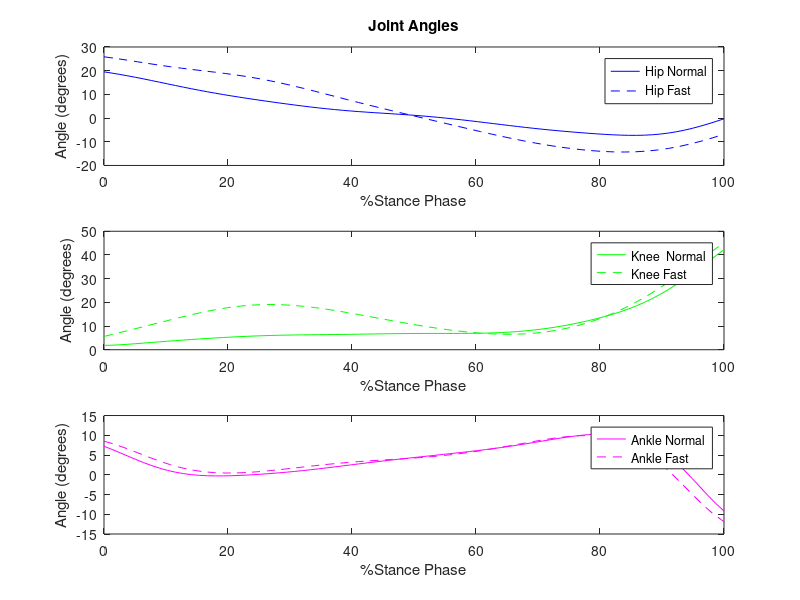
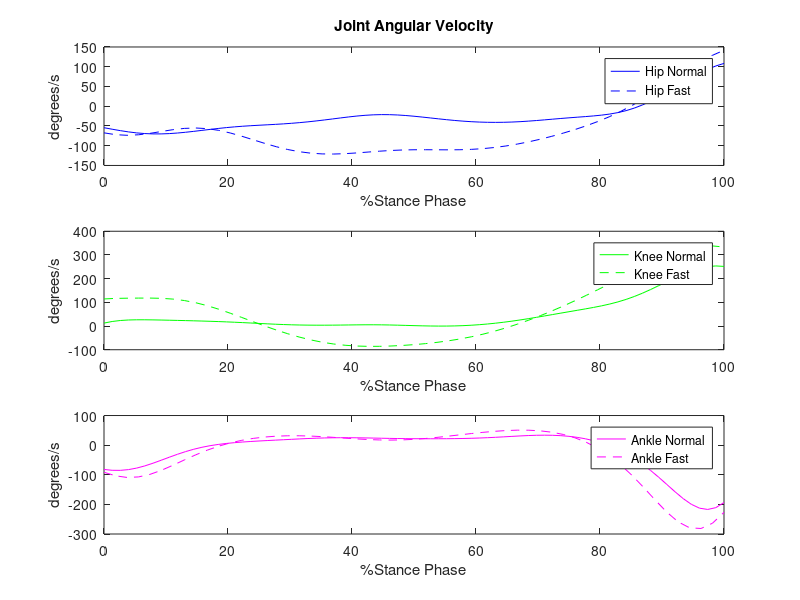
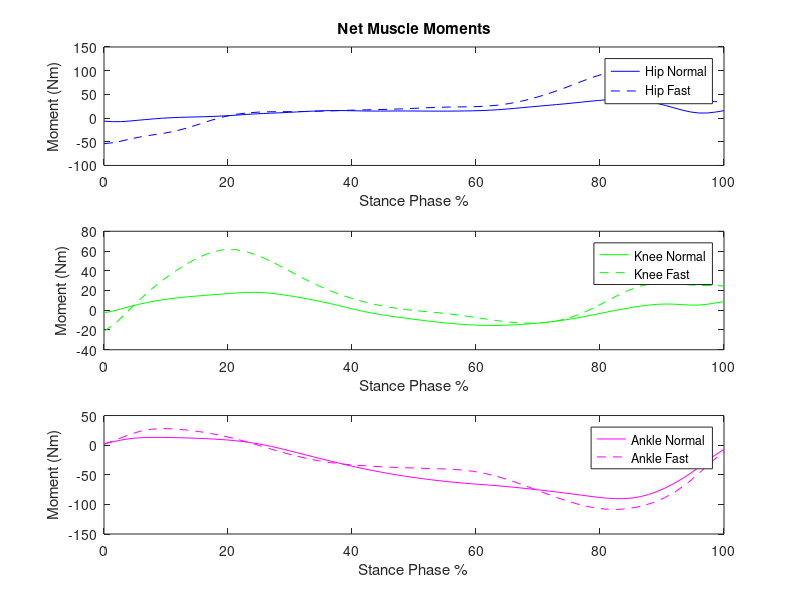

Recreate these plots in MATLAB, in order.
%% Biomechanics Gait Analysis Lab
%% Summary of Code
%This script calculates the joint angles, velocities, and moments of a
%subject throughout his stance phase using motion capture data and a force 
%plate. These claculations are made for three sets of movement data: when 
%the subject is walking, fast walking, and jogging.
%% Import the data from the walk trial  
clear all
load('normal03.mat')

%Downsample the data
digitaldata = downsample(digitaldata, 10);
COP = downsample(COP, 10);

%Apply Butterworth filter to remove high frequency noise from data
[a,b] = butter(2, 10/50);
[c,d] = butter(2, 5/50);
digitalDataFilt = filtfilt(a,b, digitaldata);
COP_filt = filtfilt(a,b,COP);
markerPositionFilt = filtfilt(c,d, markerposition);

%Ground Reaction Forces
grf = zeros(283,6);
F_M = digitalDataFilt;
grf(:,1) = -F_M(:,1);
grf(:,2) = -F_M(:,2);
grf(:,3) = -F_M(:,3);
grf(:,4) = -F_M(:,4);
grf(:,5) = -F_M(:,5);
grf(:,6) = -F_M(:,6);

%Acquire Center of Pressure in Meters
COP = COP_filt/1000;

%Acquire joint positions from the marker position matrix
RANKLE = markerPositionFilt(:, 1:3)/1000;
RTIP = markerPositionFilt(:, 4:6)/1000;
RHEEL = markerPositionFilt(:, 7:9)/1000;
RKNEE = markerPositionFilt(:, 10:12)/1000;
RTROCH = markerPositionFilt(:, 13:15)/1000;
LANKLE = markerPositionFilt(:, 16:18)/1000;
LTIP = markerPositionFilt(:, 19:21)/1000;
LHEEL = markerPositionFilt(:, 22:24)/1000;
LKNEE = markerPositionFilt(:, 25:27)/1000;
LTROCH = markerPositionFilt(:, 28:30)/1000;
RSHLDR = markerPositionFilt(:, 31:33)/1000;
LSHLDR = markerPositionFilt(:, 34:36)/1000;
RBACK = markerPositionFilt(:, 37:39)/1000;

%% Segment Angles for Walk(deg)

%Determine the range of one gait cycle of the subject from visual
%inspection
shift = 98;
finish = 177;
L = finish - shift;
stancePhase = 100.*([0:L-1]./(L-1));

%Initialize the segment angles
theta_foot = zeros(L-1,1);
theta_trunk = zeros(L-1,1);
theta_shank = zeros(L-1,1);
theta_thigh = zeros(L-1,1);

%Calculate the segment angles of the right leg utilizing the positions of
%the joints
for i = shift+1:finish
    
    theta_trunk(i-shift) = atand((RSHLDR(i,3) - RTROCH(i,3))/(RSHLDR(i,1)-RTROCH(i,1)));
    if theta_trunk(i-shift) <0
        theta_trunk(i-shift) = 180 + theta_trunk(i-shift);
    end
    theta_thigh(i-shift) = atand((RTROCH(i,3) -RKNEE(i,3))/(RTROCH(i,1)-RKNEE(i,1)));
    if theta_thigh(i-shift) <0
        theta_thigh(i-shift) = 180 + theta_thigh(i-shift);
    end
    theta_shank(i-shift) = atand((RKNEE(i,3) - RANKLE(i,3))/(RKNEE(i,1)- RANKLE(i,1)));
    if theta_shank(i-shift) <0
        theta_shank(i-shift) = 180 + theta_shank(i-shift);
    end
    theta_foot(i-shift) = 180 + atand((RHEEL(i, 3) - RTIP(i,3))/(RHEEL(i,1) -  RTIP(i,1)));
    
end



%% Joint Angles for Walk(deg)
%Joint Angles are calculated using the segment angles
theta_ankle = theta_foot - theta_shank - 90;
theta_hip = theta_thigh - theta_trunk;
theta_knee = theta_thigh - theta_shank;

%% Joint Angular Velocity for Walk(deg/s)

%Define new stance phase. This will be 2 indices shorter because due to the
%numerical derivative calculation
L2 = L-2;
stancePhase2 = ([0:L2-1]./(L2-1)).*100;

%Initialize angular velocity arrays
knee_avg = zeros(L2,1);
hip_avg = zeros(L2,1);
ankle_avg = zeros(L2,1);

%Calculate angular velocities as the chanage in jonit angle over two steps
for i = 1:L2
    knee_avg(i) = ((theta_knee(i+2) - theta_knee(i))/2)*100; 
    hip_avg(i) = ((theta_hip(i+2) - theta_hip(i))/2)*100;
    ankle_avg(i) = ((theta_ankle(i+2) - theta_ankle(i))/2)*100;
end


%% Anthopometry for Walk
%The mass of the subject was measured and then the masses of the thigh,
%shank and foot were estimated
body_mass = 63; %Kg
thigh_m = .1416*body_mass;
shank_m = .0433*body_mass;
foot_m = .0137*body_mass;

%Determine the length of each segment using the average distance between
%the joint marker readings
thighLength = mean(((RTROCH(:,3) - RKNEE(:,3)).^2 + (RTROCH(:,1) - RKNEE(:,1)).^2).^.5);
shankLength = mean(((RKNEE(:,3) - RANKLE(:,3)).^2 + (RKNEE(:,1) - RANKLE(:,1)).^2).^.5);
footLength = mean(((RHEEL(:,3) - RTIP(:,3)).^2 + (RHEEL(:,1) - RTIP(:,1)).^2).^.5);

%Center of mass location along each segment is estimated 
%using literature values
thighCOM_p = thighLength*.4095;
shankCOM_p = shankLength*.4459;
footCOM_p = .4415*footLength;



%% Location of Center Of Mass for Walk

%Inititialize 
thigh_COM = zeros(L, 2);
shank_COM = zeros(L,2);
foot_COM = zeros(L,2);

%Calculate the location of Center Of Mass during the gait cycle
for i = 1:L
    thigh_COM(i,1) = RTROCH(i+shift,1) - thighCOM_p.*cosd(theta_thigh(i));
    thigh_COM(i,2) = RTROCH(i+shift,3) - thighCOM_p.*sind(theta_thigh(i));
    foot_COM(i,1) = RHEEL(i+shift,1) - footCOM_p.*cosd(theta_foot(i));
    foot_COM(i,2) = RHEEL(i+shift,3) - footCOM_p.*sind(theta_foot(i));
    shank_COM(i,1) = RKNEE(i+shift,1) - shankCOM_p.*cosd(theta_shank(i));
    shank_COM(i,2) = RKNEE(i+shift,3) - shankCOM_p.*sind(theta_shank(i));
end

%% Moment of Inertia and Radius of Gyration 

%Radius of Gyration values found from literature (m)
thigh_r = 0.389*thighLength;
shank_r = .249*shankLength;
foot_r = .245*footLength;

%Moment of Intertia (Kgm^2)
thigh_I = thigh_m*(thigh_r^2);
shank_I = shank_m*(shank_r^2);
foot_I = foot_m*(foot_r^2);

%% Linear Velocity/Acceletation for Walk(m/s and m/s^2)

%Create new stance phase for the acceleration arrays
L3 = L2 - 2;
stancePhase3 = 100.*[0:L3-1]./(L3-1);

%Initialize the linear velocity arrays for each segment
shank_COM_lv = zeros(L2,2);
foot_COM_lv = zeros(L2,2);
thigh_COM_lv = zeros(L2,2);

%Calculate linear velocities of each segment
for i = 1:L2
    shank_COM_lv(i,:) = ((shank_COM(i+2,:) - shank_COM(i,:))/2)*100;
    foot_COM_lv(i,:) = ((foot_COM(i+2,:) - foot_COM(i,:))/2)*100;
    thigh_COM_lv(i,:) = ((thigh_COM(i+2,:) - thigh_COM(i,:))/2)*100;
end

%Initialize linear accerlation arrays for each segment
shank_COM_la = zeros(L3,2);
foot_COM_la = zeros(L3,2);
thigh_COM_la = zeros(L3,2);

%Calculate linear acceleration of each segment
for i = 1:L3
    shank_COM_la(i,:) = ((shank_COM_lv(i+2,:) - shank_COM_lv(i,:))/2)*100;
    foot_COM_la(i,:) = ((foot_COM_lv(i+2,:) - foot_COM_lv(i,:))/2)*100;
    thigh_COM_la(i,:) = ((thigh_COM_lv(i+2,:) - thigh_COM_lv(i,:))/2)*100;
end

%% Angular Acceleration for Walk(deg/s^2)

%Initialize angular velocity vectors
shank_COM_aa = zeros(L2,1);
foot_COM_aa= zeros(L2,1);
thigh_COM_aa = zeros(L2,1);

%Calculate angular velocity
for i=1:L2
    shank_COM_aa(i)=((theta_shank(i+2)+theta_shank(i)-2*theta_shank(i+1))/1)*pi/180*10000;
    foot_COM_aa(i)=((theta_foot(i+2)+theta_foot(i)-2*theta_foot(i+1))/1)*pi/180*10000;
    thigh_COM_aa(i)=((theta_thigh(i+2)+theta_thigh(i)-2*theta_thigh(i+1))/1)*pi/180*10000;
end

%% Define the Reaction Forces and Segment Weights for Walk

%Making Indices Align
zReaction = grf(101:175,3);
xReaction = grf(101:175,1);
COPReaction = COP(101:175,1);

%Define weights of each segment
footWeight = foot_m*9.814;
thighWeight = thigh_m*9.814;
shankWeight = shank_m*9.814;

%Make the indices align with the reaction force data
thigh_COM = thigh_COM(3:length(thigh_COM)-2, :);
foot_COM = foot_COM(3:length(foot_COM)-2, :);
shank_COM = shank_COM(3:length(shank_COM)-2, :);

foot_COM_aa = foot_COM_aa(2:length(foot_COM_aa)-1);
thigh_COM_aa = thigh_COM_aa(2:length(shank_COM_aa)-1);
shank_COM_aa = shank_COM_aa(2:length(shank_COM_aa)-1);

RANKLE2 = RANKLE(101:175, 1:3);
RTROCH2 = RTROCH(101:175, 1:3);
RKNEE2 = RKNEE(101:175, 1:3);

%% Inverse Dynamics for Walk

%Moment and joint reaction force of foot
RzFoot = -1.*zReaction + foot_COM_la(:,2).*foot_m + footWeight;
RxFoot = -1.*xReaction + foot_COM_la(:,1).*foot_m + footWeight;
MFoot = foot_I.*foot_COM_aa + zReaction.*(foot_COM(:,1) - COPReaction) + RzFoot.*(foot_COM(:,1)-RANKLE2(:,1)) + -1.*RxFoot.*(0 - RANKLE2(:,3));

%Initialize array for moment and joint reaction force of the knee
MKnee = zeros(L3,1);
RxKnee = zeros(L3,1);
RzKnee = zeros(L3,1);

%Calculate the moment and joint reaction forces of the knee
for i = 1:L3
    if theta_shank(i) > 0
        RzKnee(i) = shank_COM_la(i,2)*shank_m + RzFoot(i) + shankWeight;
        RxKnee(i) = shank_COM_la(i,1)*shank_m + RxFoot(i);
        MKnee(i) = shank_I*shank_COM_aa(i) + -1*RzFoot(i)*(shank_COM(i,1) - RANKLE2(i,1)) + RxFoot(i)*(shank_COM(i,2)- RANKLE2(i,3)) + MFoot(i) + RxKnee(i)*-1*(shank_COM(i,2)- RKNEE2(i,3)) + RzKnee(i)*(shank_COM(i,1) -RKNEE2(i,1));
    else
        RzKnee(i) = shank_COM_la(i,2)*shank_m + RzFoot(i) + shankWeight;
        RxKnee(i) = shank_COM_la(i,1)*shank_m + RxFoot(i);
        MKnee(i) = shank_I*shank_COM_aa(i)+RzFoot(i)*(shank_COM(i,1) - RANKLE2(i,1)) + RxFoot(i)*(shank_COM(i,2)- RANKLE2(i,3)) + MFoot(i) + RxKnee(i)*-1*(shank_COM(i,2)- RKNEE2(i,3)) + -1*RzKnee(i)*(shank_COM(i,1) -RKNEE2(i,1));
    end
end

%Initialize hip moment and joint reaction forces
MHip = zeros(L3,1);
RxHip= zeros(L3,1);
RzHip= zeros(L3,1);

%Calculate hip moment and joint reaction forces
for i = 1:L3
    if theta_thigh(i) > 0
        RzHip(i) = thigh_COM_la(i,2)*thigh_m + RzKnee(i) + thighWeight;
        RxHip(i) = thigh_COM_la(i,1)*thigh_m + RxKnee(i);
        MHip(i) = thigh_I*thigh_COM_aa(i) -1*RzKnee(i)*(thigh_COM(i,1) - RKNEE2(i,1)) + RxKnee(i)*(thigh_COM(i,2)- RKNEE2(i,3)) + MKnee(i) + -1*RxHip(i)*(thigh_COM(i,2)- RTROCH2(i,3)) + RzHip(i)*(thigh_COM(i,1) -RTROCH2(i,1));
    else
        RzHip(i) = thigh_COM_la(i,2)*thigh_m + RzKnee(i) + thighWeight;
        RxHip(i) = thigh_COM_la(i,1)*thigh_m + RxKnee(i);
        MHip(i) = thigh_I*thigh_COM_aa(i)+ -1*RzKnee(i)*(thigh_COM(i,1) - RKNEE2(i,1)) + RxKnee(i)*(thigh_COM(i,2)- RKNEE2(i,3)) + MKnee(i) + -1*RxHip(i)*(thigh_COM(i,2)- RTROCH2(i,3)) + RzHip(i)*(thigh_COM(i,1) -RTROCH2(i,1));
    end
end


%% Import the data for the Fast Walk Trial 

load('fast03.mat')

%Downsample the Data
digitaldata = downsample(digitaldata, 10);
COP = downsample(COP, 10);

%Remove high frequency noise from data with butterworth filter
[a,b] = butter(2, 10/50);
[c,d] = butter(2, 5/50);
digitalDataFilt = filtfilt(a,b, digitaldata);
COP_filt = filtfilt(a,b,COP);
markerPositionFilt = filtfilt(c,d, markerposition);

%Ground Reaction Forces
grf = zeros(length(digitalDataFilt),6);
F_M = digitalDataFilt;
grf(:,1) = -F_M(:,1);
grf(:,2) = -F_M(:,2);
grf(:,3) = -F_M(:,3);
grf(:,4) = -F_M(:,4);
grf(:,5) = -F_M(:,5);
grf(:,6) = -F_M(:,6);

%Acquire center of pressure in meters
COP = COP_filt/1000;

%Extract each marker position array frmo marker position matrix
RANKLE = markerPositionFilt(:, 1:3)/1000;
RTIP = markerPositionFilt(:, 4:6)/1000;
RHEEL = markerPositionFilt(:, 7:9)/1000;
RKNEE = markerPositionFilt(:, 10:12)/1000;
RTROCH = markerPositionFilt(:, 13:15)/1000;
LANKLE = markerPositionFilt(:, 16:18)/1000;
LTIP = markerPositionFilt(:, 19:21)/1000;
LHEEL = markerPositionFilt(:, 22:24)/1000;
LKNEE = markerPositionFilt(:, 25:27)/1000;
LTROCH = markerPositionFilt(:, 28:30)/1000;
RSHLDR = markerPositionFilt(:, 31:33)/1000;
LSHLDR = markerPositionFilt(:, 34:36)/1000;
RBACK = markerPositionFilt(:, 37:39)/1000;

%% Segment Angles for Fast Walk(deg)

%Determine the range of one gait cycle of the subject from visual
%inspection
top = 124;
bottom = 68;
L = top - bottom +1;
shift = bottom-1;
stancePhaseF = 100.*([0:L-1]./(L-1));

%Initialize segment angles
theta_foot = zeros(L,1);
theta_trunk = zeros(L,1);
theta_shank = zeros(L,1);
theta_thigh = zeros(L,1);

%Calculate segment angles
for i = bottom:top
    
    theta_trunk(i-shift) = atand((RSHLDR(i,3) - RTROCH(i,3))/(RSHLDR(i,1)-RTROCH(i,1)));
    if theta_trunk(i-shift) <0
        theta_trunk(i-shift) = 180 + theta_trunk(i-shift);
    end
    theta_thigh(i-shift) = atand((RTROCH(i,3) -RKNEE(i,3))/(RTROCH(i,1)-RKNEE(i,1)));
    if theta_thigh(i-shift) <0
        theta_thigh(i-shift) = 180 + theta_thigh(i-shift);
    end
    theta_shank(i-shift) = atand((RKNEE(i,3) - RANKLE(i,3))/(RKNEE(i,1)- RANKLE(i,1)));
    if theta_shank(i-shift) <0
        theta_shank(i-shift) = 180 + theta_shank(i-shift);
    end
    theta_foot(i-shift) = 180 + atand((RHEEL(i, 3) - RTIP(i,3))/(RHEEL(i,1) -  RTIP(i,1)));
    
end

%% Joint Angles for Fast Walk(deg)

%Calculate joint angles
theta_ankleF = theta_foot - theta_shank - 90;
theta_hipF = theta_thigh - theta_trunk;
theta_kneeF = theta_thigh - theta_shank;


%% Angular Velocity for Fast Walk(deg/sec)

%Define new stance phase for derivative calculation
L2 = L-2;
stancePhase2F = ([0:L2-1]./(L2-1)).*100;

%Initialize the angular velocity arrays
knee_avgF = zeros(L2,1);
hip_avgF = zeros(L2,1);
ankle_avgF = zeros(L2,1);

%Calculate joint angular velocities
for i = 1:L2
    knee_avgF(i) = ((theta_kneeF(i+2) - theta_kneeF(i))/2)*100; 
    hip_avgF(i) = ((theta_hipF(i+2) - theta_hipF(i))/2)*100;
    ankle_avgF(i) = ((theta_ankleF(i+2) - theta_ankleF(i))/2)*100;
end


%% Anthopometry for Fast Walk
%Find the length of each segment using the average length betwene joints
thighLength = mean(((RTROCH(:,3) - RKNEE(:,3)).^2 + (RTROCH(:,1) - RKNEE(:,1)).^2).^.5);
shankLength = mean(((RKNEE(:,3) - RANKLE(:,3)).^2 + (RKNEE(:,1) - RANKLE(:,1)).^2).^.5);
footLength = mean(((RHEEL(:,3) - RTIP(:,3)).^2 + (RHEEL(:,1) - RTIP(:,1)).^2).^.5);

%Center of mass of ecah segment angle from literature values
thighCOM_p = thighLength*.4095;
shankCOM_p = shankLength*.4459;
footCOM_p = .4415*footLength;

%% Location of Center Of Mass for Fast Walk

%Inititialize center os mass arrays
thigh_COM = zeros(L, 2);
shank_COM = zeros(L,2);
foot_COM = zeros(L,2);

%Calculate the location of the center of mass during the stance phase
for i = 1:L
    thigh_COM(i,1) = RTROCH(i+shift,1) - thighCOM_p.*cosd(theta_thigh(i));
    thigh_COM(i,2) = RTROCH(i+shift,3) - thighCOM_p.*sind(theta_thigh(i));
    foot_COM(i,1) = RHEEL(i+shift,1) - footCOM_p.*cosd(theta_foot(i));
    foot_COM(i,2) = RHEEL(i+shift,3) - footCOM_p.*sind(theta_foot(i));
    shank_COM(i,1) = RKNEE(i+shift,1) - shankCOM_p.*cosd(theta_shank(i));
    shank_COM(i,2) = RKNEE(i+shift,3) - shankCOM_p.*sind(theta_shank(i));
end
%% Linear Velocity/Acceletation for Fast Walk(m/s and m/s^2)

%Define new stance phase for the acceleration calculations
L3 = L2 - 2;
stancePhase3F = 100.*[0:L3-1]./(L3-1);

%Inititialize linear velocity arrays for segments
shank_COM_lv = zeros(L2,2);
foot_COM_lv = zeros(L2,2);
thigh_COM_lv = zeros(L2,2);

%Calculate segment linar velocities 
for i = 1:L2
    shank_COM_lv(i,:) = ((shank_COM(i+2,:) - shank_COM(i,:))/2)*100;
    foot_COM_lv(i,:) = ((foot_COM(i+2,:) - foot_COM(i,:))/2)*100;
    thigh_COM_lv(i,:) = ((thigh_COM(i+2,:) - thigh_COM(i,:))/2)*100;
end

%Initialize linear accleration arrays for segments
shank_COM_la = zeros(L3,2);
foot_COM_la = zeros(L3,2);
thigh_COM_la = zeros(L3,2);

%Calculate linear velocities for segments
for i = 1:L3
    shank_COM_la(i,:) = ((shank_COM_lv(i+2,:) - shank_COM_lv(i,:))/2)*100;
    foot_COM_la(i,:) = ((foot_COM_lv(i+2,:) - foot_COM_lv(i,:))/2)*100;
    thigh_COM_la(i,:) = ((thigh_COM_lv(i+2,:) - thigh_COM_lv(i,:))/2)*100;
end

%% Angular Acceleration for Fast Walk(deg/s)

%Initialize angular acceleration arrays for segments
shank_COM_aa = zeros(L2,1);
foot_COM_aa= zeros(L2,1);
thigh_COM_aa = zeros(L2,1);

%Calculate angular accelerations of segments
for i=1:L2
    shank_COM_aa(i)=((theta_shank(i+2)+theta_shank(i)-2*theta_shank(i+1))/1)*pi/180*10000;
    foot_COM_aa(i)=((theta_foot(i+2)+theta_foot(i)-2*theta_foot(i+1))/1)*pi/180*10000;
    thigh_COM_aa(i)=((theta_thigh(i+2)+theta_thigh(i)-2*theta_thigh(i+1))/1)*pi/180*10000;
end

%% Defining the Reaction Forces and Segment Weights for Fast Walk

%Making Indices of reaction forces align
zReaction = grf(bottom+2:top-2,3);
xReaction = grf(bottom+2:top-2,1);
COPReaction = COP(bottom+2:top-2,1);

%Make the indices align with the reaction force data
thigh_COM = thigh_COM(3:length(thigh_COM)-2, :);
foot_COM = foot_COM(3:length(foot_COM)-2, :);
shank_COM = shank_COM(3:length(shank_COM)-2, :);

foot_COM_aa = foot_COM_aa(2:length(foot_COM_aa)-1);
thigh_COM_aa = thigh_COM_aa(2:length(shank_COM_aa)-1);
shank_COM_aa = shank_COM_aa(2:length(shank_COM_aa)-1);

RANKLE2 = RANKLE(bottom+2:top-2, 1:3);
RTROCH2 = RTROCH(bottom+2:top-2, 1:3);
RKNEE2 = RKNEE(bottom+2:top-2, 1:3);

%% Inverse Dynamics for Fast Walk

%Moment and Joint reaction forces of foot
RzFoot = -1.*zReaction + foot_COM_la(:,2).*foot_m + footWeight;
RxFoot = -1.*xReaction + foot_COM_la(:,1).*foot_m + footWeight;
MFootF = foot_I.*foot_COM_aa + zReaction.*(foot_COM(:,1) - COPReaction) + RzFoot.*(foot_COM(:,1)-RANKLE2(:,1)) + -1.*RxFoot.*(0 - RANKLE2(:,3));

%Initialize moment and joint reaction forces of knee
MKneeF = zeros(L3,1);
RxKnee = zeros(L3,1);
RzKnee = zeros(L3,1);

%Moment and Joint reaction forces of knee
for i = 1:L3
    RzKnee(i) = shank_COM_la(i,2)*shank_m + RzFoot(i) + shankWeight;
    RxKnee(i) = shank_COM_la(i,1)*shank_m + RxFoot(i);
    MKneeF(i) = shank_I*shank_COM_aa(i) + -1*RzFoot(i)*(shank_COM(i,1) - RANKLE2(i,1)) + RxFoot(i)*(shank_COM(i,2)- RANKLE2(i,3)) + MFootF(i) + RxKnee(i)*-1*(shank_COM(i,2)- RKNEE2(i,3)) + RzKnee(i)*(shank_COM(i,1) -RKNEE2(i,1));
end

%Initialize moment and joint reaction forces for thigh
MHipF = zeros(L3,1);
RxHip = zeros(L3,1);
RzHip = zeros(L3,1);

%Calculate thigh moment and joint reaction forces
for i = 1:L3
    RzHip(i) = thigh_COM_la(i,2)*thigh_m + RzKnee(i) + thighWeight;
    RxHip(i) = thigh_COM_la(i,1)*thigh_m + RxKnee(i);
    MHipF(i) = thigh_I*thigh_COM_aa(i) -1*RzKnee(i)*(thigh_COM(i,1) - RKNEE2(i,1)) + RxKnee(i)*(thigh_COM(i,2)- RKNEE2(i,3)) + MKneeF(i) + -1*RxHip(i)*(thigh_COM(i,2)- RTROCH2(i,3)) + RzHip(i)*(thigh_COM(i,1) -RTROCH2(i,1));
end

%% Import the Data from the Jog Trial 

load('jogging09.mat')

%Downsample the data 
digitaldata = downsample(digitaldata, 10);
COP = downsample(COP, 10);

%Remove hgh frequency noise with butterworth filter
[a,b] = butter(2, 10/50);
[c,d] = butter(2, 5/50);
digitalDataFilt = filtfilt(a,b, digitaldata);
COP_filt = filtfilt(a,b,COP);
markerPositionFilt = filtfilt(c,d, markerposition);

%Ground Reaction Forces
grf = zeros(length(digitalDataFilt),6);
F_M = digitalDataFilt;
grf(:,1) = -F_M(:,1);
grf(:,2) = -F_M(:,2);
grf(:,3) = -F_M(:,3);
grf(:,4) = -F_M(:,4);
grf(:,5) = -F_M(:,5);
grf(:,6) = -F_M(:,6);

%Acquire the center of pressure in meters
COP = COP_filt/1000;

%Extract markers from markerPosition matrix
RANKLE = markerPositionFilt(:, 1:3)/1000;
RTIP = markerPositionFilt(:, 4:6)/1000;
RHEEL = markerPositionFilt(:, 7:9)/1000;
RKNEE = markerPositionFilt(:, 10:12)/1000;
RTROCH = markerPositionFilt(:, 13:15)/1000;
LANKLE = markerPositionFilt(:, 16:18)/1000;
LTIP = markerPositionFilt(:, 19:21)/1000;
LHEEL = markerPositionFilt(:, 22:24)/1000;
LKNEE = markerPositionFilt(:, 25:27)/1000;
LTROCH = markerPositionFilt(:, 28:30)/1000;
RSHLDR = markerPositionFilt(:, 31:33)/1000;
LSHLDR = markerPositionFilt(:, 34:36)/1000;
RBACK = markerPositionFilt(:, 37:39)/1000;

%% Segment Angles for Jog(deg)
%Determine the range of one gait cycle of the subject from visual
%inspection
top = 109;
bottom = 65;
L = top - bottom +1;
shift = bottom-1;
stancePhaseR = 100.*([0:L-1]./(L-1));

%Initialize segment angle arrays
theta_foot = zeros(L,1);
theta_trunk = zeros(L,1);
theta_shank = zeros(L,1);
theta_thigh = zeros(L,1);

%Calculate the segment angles
for i = bottom:top
    
    theta_trunk(i-shift) = atand((RSHLDR(i,3) - RTROCH(i,3))/(RSHLDR(i,1)-RTROCH(i,1)));
    if theta_trunk(i-shift) <0
        theta_trunk(i-shift) = 180 + theta_trunk(i-shift);
    end
    theta_thigh(i-shift) = atand((RTROCH(i,3) -RKNEE(i,3))/(RTROCH(i,1)-RKNEE(i,1)));
    if theta_thigh(i-shift) <0
        theta_thigh(i-shift) = 180 + theta_thigh(i-shift);
    end
    theta_shank(i-shift) = atand((RKNEE(i,3) - RANKLE(i,3))/(RKNEE(i,1)- RANKLE(i,1)));
    if theta_shank(i-shift) <0
        theta_shank(i-shift) = 180 + theta_shank(i-shift);
    end
    theta_foot(i-shift) = 180 + atand((RHEEL(i, 3) - RTIP(i,3))/(RHEEL(i,1) -  RTIP(i,1)));
    
end


%% Joint Angles for Jog(deg)
%Calculate the joint angles
theta_ankleR = theta_foot - theta_shank - 90;
theta_hipR = theta_thigh - theta_trunk;
theta_kneeR = theta_thigh - theta_shank;

%% Joint Angular velocity for Jog(deg/s)

%Define new stance phase for velocity calculation
L2 = L-2;
stancePhase2R = ([0:L2-1]./(L2-1)).*100;

%Initialize angular velocity arrays
knee_avgR = zeros(L2,1);
hip_avgR = zeros(L2,1);
ankle_avgR = zeros(L2,1);

%Calculate joint angular velocity
for i = 1:L2
    knee_avgR(i) = ((theta_kneeR(i+2) - theta_kneeR(i))/2)*100; 
    hip_avgR(i) = ((theta_hipR(i+2) - theta_hipR(i))/2)*100;
    ankle_avgR(i) = ((theta_ankleR(i+2) - theta_ankleR(i))/2)*100;
end


%% Anthopometry for Jog

%Average segment length is calculated from the marker data
thighLength = mean(((RTROCH(:,3) - RKNEE(:,3)).^2 + (RTROCH(:,1) - RKNEE(:,1)).^2).^.5);
shankLength = mean(((RKNEE(:,3) - RANKLE(:,3)).^2 + (RKNEE(:,1) - RANKLE(:,1)).^2).^.5);
footLength = mean(((RHEEL(:,3) - RTIP(:,3)).^2 + (RHEEL(:,1) - RTIP(:,1)).^2).^.5);

%Center of mass location along segments is estimated with literature values
thighCOM_p = thighLength*.4095;
shankCOM_p = shankLength*.4459;
footCOM_p = .4415*footLength;

%% Location of Center Of Mass for Jog

%initialize
thigh_COM = zeros(L, 2);
shank_COM = zeros(L,2);
foot_COM = zeros(L,2);

%Calculate center of mass location during stance phase
for i = 1:L
    thigh_COM(i,1) = RTROCH(i+shift,1) - thighCOM_p.*cosd(theta_thigh(i));
    thigh_COM(i,2) = RTROCH(i+shift,3) - thighCOM_p.*sind(theta_thigh(i));
    foot_COM(i,1) = RHEEL(i+shift,1) - footCOM_p.*cosd(theta_foot(i));
    foot_COM(i,2) = RHEEL(i+shift,3) - footCOM_p.*sind(theta_foot(i));
    shank_COM(i,1) = RKNEE(i+shift,1) - shankCOM_p.*cosd(theta_shank(i));
    shank_COM(i,2) = RKNEE(i+shift,3) - shankCOM_p.*sind(theta_shank(i));
end
%% Linear Velocity/Acceletation for Jog(m/s and m/s^2)

%Define new stance phase for acceleration calculations
L3 = L2 - 2;
stancePhase3R = 100.*[0:L3-1]./(L3-1);

%Initialize linear velocity arrays
shank_COM_lv = zeros(L2,2);
foot_COM_lv = zeros(L2,2);
thigh_COM_lv = zeros(L2,2);

%Calculate linear velocity of segments
for i = 1:L2
    shank_COM_lv(i,:) = ((shank_COM(i+2,:) - shank_COM(i,:))/2)*100;
    foot_COM_lv(i,:) = ((foot_COM(i+2,:) - foot_COM(i,:))/2)*100;
    thigh_COM_lv(i,:) = ((thigh_COM(i+2,:) - thigh_COM(i,:))/2)*100;
end

%Inialize linear acceleration arrays
shank_COM_la = zeros(L3,2);
foot_COM_la = zeros(L3,2);
thigh_COM_la = zeros(L3,2);

%Calculate linear accelerations
for i = 1:L3
    shank_COM_la(i,:) = ((shank_COM_lv(i+2,:) - shank_COM_lv(i,:))/2)*100;
    foot_COM_la(i,:) = ((foot_COM_lv(i+2,:) - foot_COM_lv(i,:))/2)*100;
    thigh_COM_la(i,:) = ((thigh_COM_lv(i+2,:) - thigh_COM_lv(i,:))/2)*100;
end

%% Angular Acceleration for Jog(deg/s^2)

%Initialize
shank_COM_aa = zeros(L2,1);
foot_COM_aa= zeros(L2,1);
thigh_COM_aa = zeros(L2,1);

%Calculate joint angular accelerations
for i=1:L2
    shank_COM_aa(i)=((theta_shank(i+2)+theta_shank(i)-2*theta_shank(i+1))/1)*pi/180*10000;
    foot_COM_aa(i)=((theta_foot(i+2)+theta_foot(i)-2*theta_foot(i+1))/1)*pi/180*10000;
    thigh_COM_aa(i)=((theta_thigh(i+2)+theta_thigh(i)-2*theta_thigh(i+1))/1)*pi/180*10000;
end

%% Defining the Reaction Forces and Segment Weights for Jog

%Making Indices of reaction forces align
zReaction = grf(bottom+2:top-2,3);
xReaction = grf(bottom+2:top-2,1);
COPReaction = COP(bottom+2:top-2,1);

%Make the indices align with the reaction force data
thigh_COM = thigh_COM(3:length(thigh_COM)-2, :);
foot_COM = foot_COM(3:length(foot_COM)-2, :);
shank_COM = shank_COM(3:length(shank_COM)-2, :);

foot_COM_aa = foot_COM_aa(2:length(foot_COM_aa)-1);
thigh_COM_aa = thigh_COM_aa(2:length(shank_COM_aa)-1);
shank_COM_aa = shank_COM_aa(2:length(shank_COM_aa)-1);

RANKLE2 = RANKLE(bottom+2:top-2, 1:3);
RTROCH2 = RTROCH(bottom+2:top-2, 1:3);
RKNEE2 = RKNEE(bottom+2:top-2, 1:3);

%% Inverse Dynamics for Jog

%Moment and Joint reaction forces of foot
RzFoot = -1.*zReaction + foot_COM_la(:,2).*foot_m + footWeight;
RxFoot = -1.*xReaction + foot_COM_la(:,1).*foot_m + footWeight;
MFootR = foot_I.*foot_COM_aa + zReaction.*(foot_COM(:,1) - COPReaction) + RzFoot.*(foot_COM(:,1)-RANKLE2(:,1)) + -1.*RxFoot.*(0 - RANKLE2(:,3));

%Initialize moment and joint reaction force of knee arrays
MKneeR = zeros(L3,1);
RxKnee = zeros(L3,1);
RzKnee = zeros(L3,1);

%Moment and Joint reaction forces of knee
for i = 1:L3
    RzKnee(i) = shank_COM_la(i,2)*shank_m + RzFoot(i) + shankWeight;
    RxKnee(i) = shank_COM_la(i,1)*shank_m + RxFoot(i);
    MKneeR(i) = shank_I*shank_COM_aa(i) + -1*RzFoot(i)*(shank_COM(i,1) - RANKLE2(i,1)) + RxFoot(i)*(shank_COM(i,2)- RANKLE2(i,3)) + MFootF(i) + RxKnee(i)*-1*(shank_COM(i,2)- RKNEE2(i,3)) + RzKnee(i)*(shank_COM(i,1) -RKNEE2(i,1));
end

%Initialize moment and joint reaction force of thigh arrays
MHipR = zeros(L3,1);
RxHip= zeros(L3,1);
RzHip= zeros(L3,1);

%Moment and Joint reaction forces of thigh
for i = 1:L3
    RzHip(i) = thigh_COM_la(i,2)*thigh_m + RzKnee(i) + shankWeight;
    RxHip(i) = thigh_COM_la(i,1)*thigh_m + RxKnee(i);
    MHipR(i) = thigh_I*thigh_COM_aa(i) -1*RzKnee(i)*(thigh_COM(i,1) - RKNEE2(i,1)) + RxKnee(i)*(thigh_COM(i,2)- RKNEE2(i,3)) + MKneeF(i) + -1*RxHip(i)*(thigh_COM(i,2)- RTROCH2(i,3)) + RzHip(i)*(thigh_COM(i,1) -RTROCH2(i,1));
end

%% Final Plot of Results

%Joint Angles
figure(1)
subplot(3,1,1)
plot(stancePhase, theta_hip,'b-')
hold on
plot(stancePhaseF, theta_hipF,'b--')
title('Joint Angles')
xlabel('%Stance Phase');
ylabel('Angle (degrees)');
legend('Hip Normal', 'Hip Fast')
hold off
subplot(3,1,2)
plot(stancePhase, theta_knee, 'g-')
hold on
plot(stancePhaseF, theta_kneeF, 'g--')
xlabel('%Stance Phase');
ylabel('Angle (degrees)');
legend('Knee  Normal', 'Knee Fast')
hold off
subplot(3,1,3)
plot(stancePhase, theta_ankle, 'm-')
hold on
plot(stancePhaseF, theta_ankleF, 'm--')
xlabel('%Stance Phase');
ylabel('Angle (degrees)');
legend('Ankle Normal', 'Ankle Fast');
hold off

%Joint Angular Velocity
figure(2)
subplot(3,1,1)
plot(stancePhase2, hip_avg,'b-')
hold on
plot(stancePhase2F, hip_avgF,'b--')
title('Joint Angular Velocity')
xlabel('%Stance Phase');
ylabel('degrees/s');
legend('Hip Normal', 'Hip Fast')
hold off
subplot(3,1,2)
plot(stancePhase2, knee_avg, 'g-')
hold on
plot(stancePhase2F, knee_avgF, 'g--')
xlabel('%Stance Phase');
ylabel('degrees/s');
legend('Knee Normal', 'Knee Fast')
hold off
subplot(3,1,3)
plot(stancePhase2, ankle_avg, 'm-')
hold on
plot(stancePhase2F, ankle_avgF, 'm--')
xlabel('%Stance Phase');
ylabel('degrees/s');
legend('Ankle Normal', 'Ankle Fast');
hold off

%Moments
figure(3)
subplot(3,1,1)
plot(stancePhase3, MHip, 'b-')
hold on
plot(stancePhase3F, MHipF, 'b--')
legend('Hip Normal', 'Hip Fast')
title('Net Muscle Moments')
xlabel('Stance Phase %')
ylabel('Moment (Nm)')
hold off
subplot(3,1,2)
plot(stancePhase3, MKnee, 'g-')
hold on
plot(stancePhase3F, MKneeF, 'g--')
legend('Knee Normal', 'Knee Fast')
xlabel('Stance Phase %')
ylabel('Moment (Nm)')
hold off
subplot(3,1,3)
plot(stancePhase3, MFoot, 'm-')
hold on
plot(stancePhase3F, MFootF, 'm--')
legend('Ankle Normal', 'Ankle Fast')
xlabel('Stance Phase %')
ylabel('Moment (Nm)')
hold off